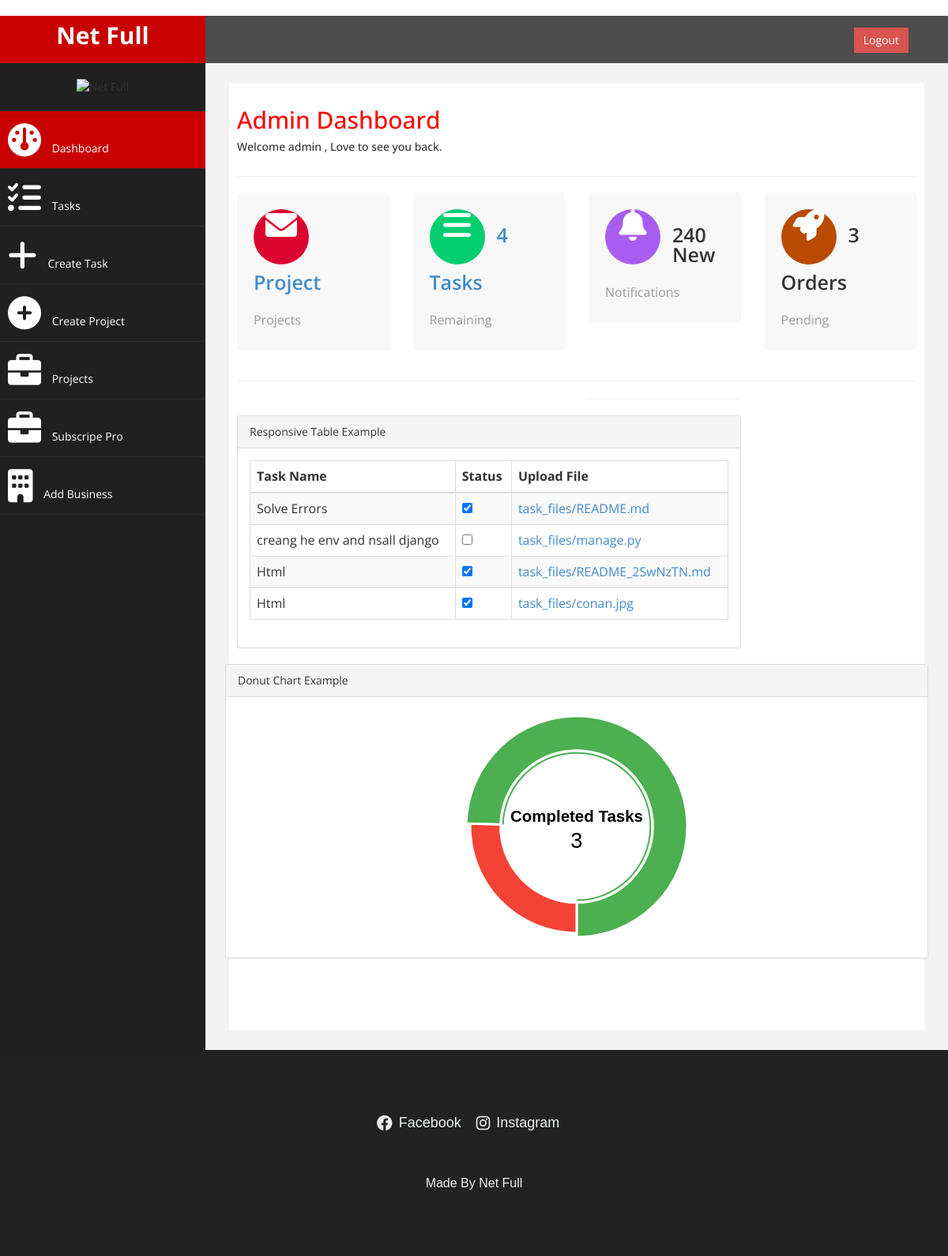
Screenshot of / (signed in) with the database file from the repository.
### welcome/models.py (models this page shows, shortened)
class Business(models.Model):
    name = models.CharField(max_length=255)
    icon = models.ImageField(upload_to='uploaded_icons/')
    employee_file = models.FileField(upload_to='employee_files/')
    user = models.ForeignKey(CustomUser, on_delete=models.CASCADE, related_name='businesses')
    members = models.ManyToManyField(CustomUser, related_name='member_of_businesses')

class CustomUser(AbstractUser):
    subscription_type = models.CharField(
        max_length=20,
        choices=[('free', 'Free'), ('pro', 'Pro')],
        default='free'
    )
    ROLE_CHOICES = [
        ('team_leader', 'Team Leader'),
        ('product_owner', 'Product Owner'),
        ('programmer', 'Programmer'),
    ]
    role = models.CharField(max_length=20, choices=ROLE_CHOICES, null=True)
    trial_start_date = models.DateField(null=True, blank=True)
    category = models.CharField(
        max_length=20,
        choices=[('programming', 'Programming'), ('education', 'Education'), ('crm', 'CRM')],
        null=True
    )
    pro_subscription_date = models.DateField(null=True, blank=True)
    subscription_end_date = models.DateField(null=True, blank=True)
    groups = models.ManyToManyField(
        Group,
        related_name="custom_user_groups",
        blank=True
    )
    user_permissions = models.ManyToManyField(
        Permission,
        related_name="custom_user_permissions",
        blank=True
    )

class ProUserTask(models.Model):
    user = models.ForeignKey(CustomUser, on_delete=models.CASCADE)  # Task creator
    task_name = models.CharField(max_length=255)
    project = models.ForeignKey(
        'Project', on_delete=models.CASCADE, null=True, blank=True, related_name='tasks'
    )  # Related name for reverse querying tasks by project
    assigned_to = models.ForeignKey(
        CustomUser, on_delete=models.SET_NULL, null=True, blank=True, related_name='assigned_tasks'
    )  # User to whom the task is assigned
    uploaded_file = models.FileField(upload_to='task_files/', null=True, blank=True)
    created_at = models.DateTimeField(auto_now_add=True)
    is_done = models.BooleanField(default=False)

### welcome/views.py (the view, shortened to what this page needs)
# urls.py: path('', views.dashboard_view, name='dashboard'),
def dashboard_view(request):
    user = request.user
    context = {}
    if user.is_authenticated:
        if user.subscription_type == 'pro':
            tasks = ProUserTask.objects.filter(user=user).order_by('-created_at')
            user_businesses = Business.objects.filter(user=request.user)
            business_name = user_businesses.first().name if user_businesses.exists() else "No Business"
            user_business_image = user_businesses.first().icon.url if user_businesses.exists() and user_businesses.first().icon else None
        completed_task_count = sum(1 for task in tasks if task.is_done)  # Manual filtering for lists
        tasks = tasks[:5]
        context['tasks'] = tasks
        context['task_count'] = len(tasks)  # Add the task count here
        context['completed_task_count'] = completed_task_count  # Add completed task count here
        context['is_pro_user'] = user.subscription_type == 'pro'
        context['user'] = user
        context['business_name'] = business_name
        context['user_business_image'] = user_business_image
        return render(request, 'index.html', context)

### welcome/templates/index.html (shortened to what this page needs)
﻿﻿{% load static %}
<!DOCTYPE html>
<html xmlns="http://www.w3.org/1999/xhtml">
<head>
    <link href="{% static 'bootstrap.css' %}" rel="stylesheet" />
    <link href="{% static 'font-awesome.css' %}" rel="stylesheet" />
    <link rel="stylesheet" href="https://cdnjs.cloudflare.com/ajax/libs/font-awesome/6.0.0-beta3/css/all.min.css" />
    <link href="{% static 'js/morris/morris-0.4.3.min.css' %}" rel="stylesheet" />
    <link href="{% static 'custom.css' %}" rel="stylesheet" />
</head>
<body>
    <div id="wrapper">
        <nav class="navbar navbar-default navbar-cls-top " role="navigation" style="margin-bottom: 0">
            <div class="navbar-header">
                <a class="navbar-brand" href="{% url 'dashboard' %}">{{ business_name }}</a>
            </div>
  <div style="color: white;
padding: 15px 50px 5px 50px;
float: right;
font-size: 16px;">{% if user.is_authenticated %}<a href="/logout" class="btn btn-danger square-btn-adjust">Logout</a>
{% else %}
<a href="/login" class="btn btn-danger square-btn-adjust">Login</a>
<a href="/register" class="btn btn-danger square-btn-adjust">Register</a>
{% endif %}
</div>
        </nav>
                <nav class="navbar-default navbar-side" role="navigation">
            <div class="sidebar-collapse">
                <ul class="nav" id="main-menu">
				<li class="text-center">
                    <div class="business-header">
                        {% if user_business_image %}
                            <img src="{{ user_business_image }}" alt="{{ business_name }}">
                        {% else %}
                            <img src="{% static 'img/netfull.png' %}" class="user-image img-responsive" alt="Default Business Icon">
                        {% endif %}
                    </div>
				</li>
                    <li>
                        <a class="active-menu" href="{% url 'dashboard' %}"><i class="fa fa-dashboard fa-3x"></i> Dashboard</a>
                    </li>
                    <li>
                        <a href="{% url 'user_tasks_view' %}"><i class="fa fa-tasks fa-3x"></i> Tasks</a>
                    </li>
                    <li>
                        <a href="{% url 'create_task' %}"><i class="fa fa-plus fa-3x"></i> Create Task</a>
                    </li>
                    <li>
                        <a href="{% url 'create_project' %}"><i class="fa fa-plus-circle fa-3x"></i> Create Project</a>
                    </li>
                    <li>
                        <a href="{% url 'user_projects_view' %}"><i class="fa fa-briefcase fa-3x"></i> Projects</a>
                    </li>
                    <li>
                        <a href="{% url 'subscribe_pro' %}"><i class="fa fa-briefcase fa-3x"></i> Subscripe Pro</a>
                    </li>
                    {% if is_pro_user %}
                    <li>
                        <a href="{% url 'add_business' %}"><i class="fa fa-building fa-3x"></i> Add Business</a>
                    </li>
                    {% endif %}
                        </ul>
            </div>
        </nav>
        <div id="page-wrapper" >
            <div id="page-inner">
                <div class="row">
                    <div class="col-md-12">
                     <h2>Admin Dashboard</h2>
                        <h5>Welcome {{user.username}} , Love to see you back. </h5>
                    </div>
                </div>
                  <hr />
                <div class="row">
                <div class="col-md-3 col-sm-6 col-xs-6">
			<div class="panel panel-back noti-box">
                <span class="icon-box bg-color-red set-icon">
                    <i class="fa fa-envelope-o"></i>
                </span>
                <div class="text-box" >
                    <a href="/projects">
                    <p class="main-text">{{projects.count}} Project</p>
                    <p class="text-muted">Projects</p>
                    </a>
                </div>
             </div>
		     </div>
                    <div class="col-md-3 col-sm-6 col-xs-6">
			<div class="panel panel-back noti-box">
                <span class="icon-box bg-color-green set-icon">
                    <i class="fa fa-bars"></i>
                </span>
                <div class="text-box" >
                    <a href="/tasks">
                    {% if tasks %}
                    <p class="main-text">{{task_count}} Tasks</p>
                    <p class="text-muted">Remaining</p>
                    {% else %}
                    <p class="main-text">No Task</p>
                    <p class="text-muted">Remaining</p>
                    {% endif %}
                </a>
                </div>
             </div>
		     </div>
                    <div class="col-md-3 col-sm-6 col-xs-6">
			<div class="panel panel-back noti-box">
                <span class="icon-box bg-color-blue set-icon">
                    <i class="fa fa-bell-o"></i>
                </span>
                <div class="text-box" >
                    <p class="main-text">240 New</p>
                    <p class="text-muted">Notifications</p>
                </div>
             </div>
		     </div>
                    <div class="col-md-3 col-sm-6 col-xs-6">
			<div class="panel panel-back noti-box">
                <span class="icon-box bg-color-brown set-icon">
                    <i class="fa fa-rocket"></i>
                </span>
                <div class="text-box" >
                    <p class="main-text">3 Orders</p>
                    <p class="text-muted">Pending</p>
                </div>
             </div>
		     </div>
			</div>
                <hr />
                <div class="row">
                    <div class="col-md-6 col-sm-12 col-xs-12">
		     </div>
                    <div class="col-md-3 col-sm-12 col-xs-12 ">
                        <div class="panel ">
        </div>
    </div>
        </div>
                <div class="row">
                               <div class="col-md-9 col-sm-12 col-xs-12">
                </div>
                    <div class="col-md-3 col-sm-12 col-xs-12">
                        </div>
           </div>
                <div class="row" >
                    <div class="col-md-9 col-sm-12 col-xs-12">
                    <div class="panel panel-default">
                        <div class="panel-heading">
                           Responsive Table Example
                        </div>
                        <div class="panel-body">
                            <div class="table-responsive">
                                <table class="table table-striped table-bordered table-hover">
                                    <thead>
                                        <tr>
                                            <th>Task Name</th>
                                            <th>Status</th>
                                            <th>Upload File</th>
                                        </tr>
                                    </thead>
                                    <tbody>
                                        {% for task in tasks %}
                                        <tr class="odd gradeX">
                                            <td>{{ task.task_name }}</td>
                                            <td>
                                                <input
                                                    type="checkbox"
                                                    data-task-id="{{ task.id }}"
                                                    onchange="handleTaskToggle(this)"
                                                    title="Mark task as complete"
                                                    aria-label="Task completion status"
                                                    {% if task.is_done %}checked{% endif %}
                                                />
                                            </td>
                                            <td>
                                                {% if is_pro_user or task.assigned_to == user %}
                                                    {% if task.uploaded_file %}
                                                        <a href="{{ task.uploaded_file.url }}" target="_blank">{{ task.uploaded_file.name }}</a>
                                                    {% endif %}
                                                {% else %}
                                                    N/A
                                                {% endif %}
                                            </td>
                                        </tr>
                                        {% empty %}
                                        <tr>
                                            <td colspan="3">No tasks available.</td>
                                        </tr>
                                        {% endfor %}
                                    </tbody>
                                </table>
                            </div>
                        </div>
                    </div>
                    </div>
                </div>
                <div class="row">
                         <div class="panel panel-default">
                        <div class="panel-heading">
                            Donut Chart Example
                        </div>
                        <div class="panel-body">
                            <div id="morris-donut-chart" style="height: 300px;"></div>
                        </div>
                    </div>
                    </div>
                </div>
    </div>
            </div>
<footer>
    <footer>
        <div class="container">
          <div class="row">
            <div class="col-lg-12">
              <ul class="social-icons">
                <li><a href="https://www.facebook.com/profile.php?id=61561751296406"><i class="fab fa-facebook"></i> Facebook</a></li>
                <li><a href="https://www.instagram.com/netfull1/"><i class="fab fa-instagram"></i> Instagram</a></li>
              </ul>
            </div>
            <div class="col-lg-12">
              <div class="copyright-text">
                <p>Made By Net Full</p>
              </div>
            </div>
          </div>
        </div>
      </footer>
</body>
</html>

### welcome/static/custom.css (style rules this page uses)
body { font-family: 'Open Sans', sans-serif; }
#wrapper { width: 100%; background:#202020; }
#page-wrapper { padding: 15px 15px; min-height: 600px; background:#F3F3F3; }
#page-inner { width:100%; margin:10px 20px 10px 0px; background-color:#fff!important; padding:10px; min-height:1200px; }
.text-center { text-align:center; }
h2 { color: #f00; }
.square-btn-adjust { border: 0px solid transparent; -webkit-border-radius: 0px; -moz-border-radius: 0px; border-radius: 0px; }
p { font-size:16px; line-height:25px; padding-top:20px; }
.panel-back { background-color:#F8F8F8; }
.noti-box { min-height: 100px; padding: 20px; }
.noti-box .icon-box { display: block; float: left; margin: 0 15px 10px 0; width: 70px; height: 70px; line-height: 75px; vertical-align: middle; text-align: center; font-size: 40px; }
.text-box p { margin: 0 0 3px; }
.main-text { font-size: 25px; font-weight:600; }
.set-icon { -webkit-border-radius: 50px; -moz-border-radius: 50px; border-radius: 50px; }
.bg-color-green { background-color: #00CE6F; color: #fff; }
.bg-color-blue { background-color: #A95DF0; color: #fff; }
.bg-color-red { background-color: #DB0630; color: #fff; }
.bg-color-brown { background-color: #B94A00; color: #fff; }
.navbar-cls-top .navbar-brand { color: #fff; background: #C90000; width: 260px; text-align: center; height: 60px; font-size: 30px; font-weight: 700; }
.active-menu { background-color:#C90000!important; }
.sidebar-collapse , .sidebar-collapse .nav { background:none; }
.sidebar-collapse .nav { padding:0; }
.sidebar-collapse .nav > li > a { color:#fff; background:#202020; text-shadow:none; }
.sidebar-collapse > .nav > li > a { padding:15px 10px; }
.sidebar-collapse > .nav > li { border-bottom: 1px solid rgba(107, 108, 109, 0.19); }
.navbar-side { border:none; background-color: #202020; }
.navbar-cls-top { background:#4D4D4D; border-bottom:none; }
.navbar-default { border:0px solid black; }
.navbar-header { background: #A70303; }
.nav > li > a > i { margin-right:10px; }
@media (min-width:768px) { #page-wrapper { margin: 0 0 0 260px; padding: 15px 30px; min-height: 1200px; } }
@media (min-width:768px) { .navbar-side { z-index: 1; position: absolute; width: 260px; } }
@media (min-width:768px) { .navbar { border-radius: 0px; } }

### welcome/templates/index.html (style rules this page uses)
.business-header { text-align: center; margin: 20px 0; }
footer { background-color: #222; color: #ecf0f1; padding: 40px 0; font-family: Arial, sans-serif; }
footer .container { max-width: 1200px; margin: 0 auto; padding: 0 15px; }
footer .social-icons { list-style: none; padding: 0; text-align: center; margin-bottom: 20px; }
footer .social-icons li { display: inline-block; margin-right: 15px; }
footer .social-icons a { color: #ecf0f1; text-decoration: none; font-size: 18px; transition: color 0.3s ease; display: inline-flex; align-items: center; }
footer .social-icons a i { margin-right: 8px; font-size: 20px; }
footer .copyright-text { text-align: center; font-size: 14px; margin-top: 10px; }
footer .copyright-text p { margin: 0; color: #ecf0f1; }

### rows the page displays
Business: name "Net Full"
CustomUser: username "admin"
ProUserTask: task_name "Solve Errors", is_done "☑", uploaded_file.name "task_files/README.md"
ProUserTask: task_name "creang he env and nsall django", uploaded_file.name "task_files/manage.py"
ProUserTask: task_name "Html", is_done "☑", uploaded_file.name "task_files/README_2SwNzTN.md"
ProUserTask: task_name "Html", is_done "☑", uploaded_file.name "task_files/conan.jpg"

### other values shown
{{ task_count }} "4"
